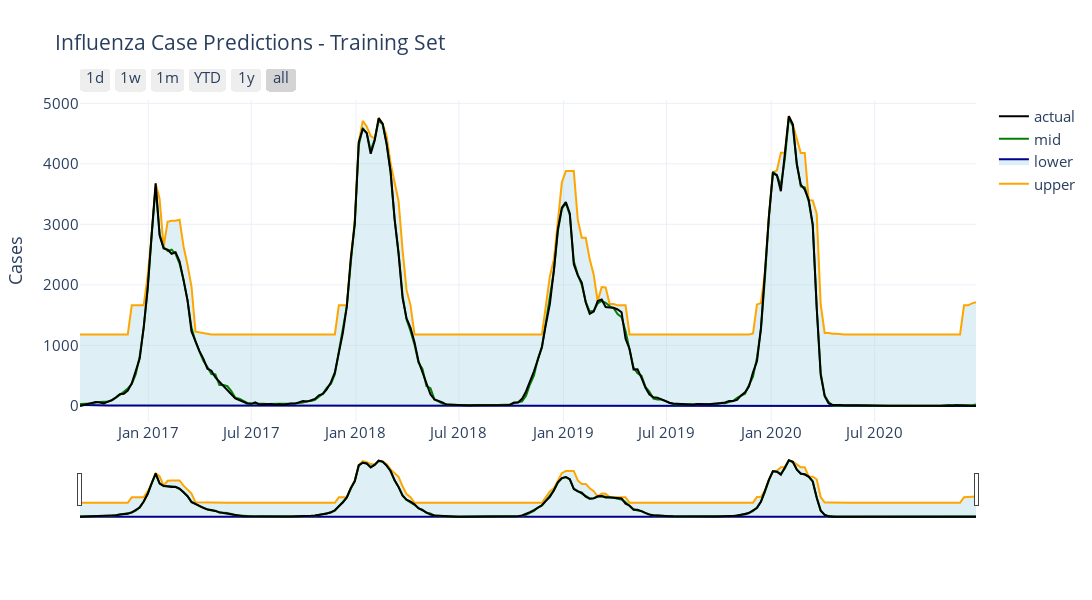

Source (notebook cell):
### Code cell
plot_intervals(predictions=predictions_train, start="2016-09-03", stop="2020-12-26", mid=True, title='Influenza Case Predictions - Training Set')

### Figure 1 — Plotly figure (JSON) as saved in the notebook; plotly's stock layout.template omitted (floating-point values rounded to 4 significant figures; data arrays with more than 128 entries replaced by an {"elided": "..."} marker saying what was removed)
{"data": [{"line": {"color": "orange"}, "name": "upper", "showlegend": true, "type": "scatter", "x": {"elided": "226 str values"}, "y": {"elided": "226 float values"}}, {"fill": "tonexty", "fillcolor": "rgba(173, 216, 230, 0.4)", "line": {"color": "darkblue"}, "name": "lower", "showlegend": true, "type": "scatter", "x": {"elided": "226 str values"}, "y": {"elided": "226 float values"}}, {"line": {"color": "green"}, "name": "mid", "showlegend": true, "type": "scatter", "x": {"elided": "226 str values"}, "y": {"elided": "226 float values"}}, {"line": {"color": "black"}, "name": "actual", "showlegend": true, "type": "scatter", "x": {"elided": "226 str values"}, "y": {"elided": "226 int values"}}], "layout": {"font": {"size": 15}, "height": 600, "title": {"text": "Influenza Case Predictions - Training Set"}, "width": 1200, "xaxis": {"rangeselector": {"buttons": [{"count": 1, "label": "1d", "step": "day", "stepmode": "backward"}, {"count": 7, "label": "1w", "step": "day", "stepmode": "backward"}, {"count": 1, "label": "1m", "step": "month", "stepmode": "backward"}, {"count": 1, "label": "YTD", "step": "year", "stepmode": "todate"}, {"count": 1, "label": "1y", "step": "year", "stepmode": "backward"}, {"step": "all"}]}, "rangeslider": {"visible": true}, "type": "date"}, "yaxis": {"title": {"text": "Cases"}}}}
